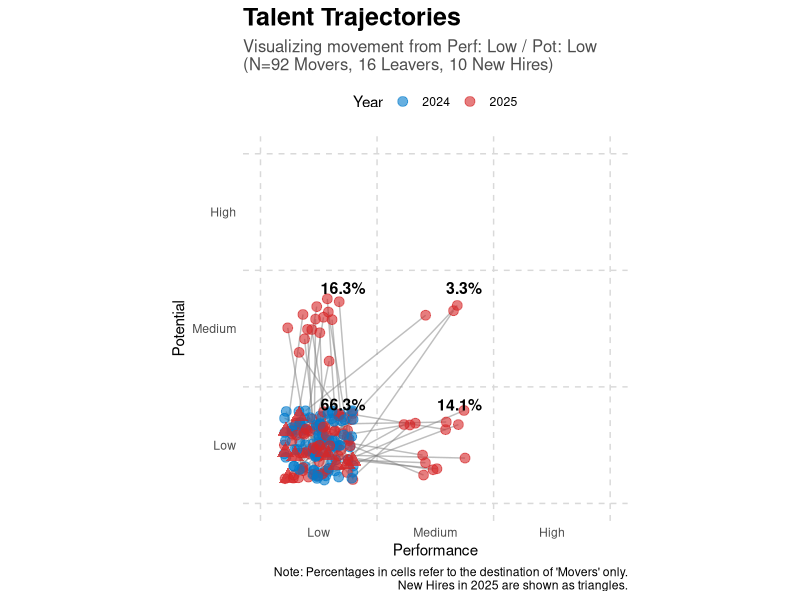

R code for this plot:
## ---- chunk 1

# --- 1. SETUP ---
# Load libraries
library(tidyverse)

# --- SET PARAMETERS FOR STARTING CELL ---
# Change these values (from 1 to 3) to filter for a different starting cell.
# 1 = Low, 2 = Medium, 3 = High
start_perf_filter <- 1
start_pot_filter <- 1


# --- 2. SAMPLE DATA GENERATION ---
# Set a seed for reproducibility of the random data
set.seed(42)

n_employees <- 1000 

# Helper function to generate scores
generate_scores <- function(n) {
  score1 <- sample(1:3, n, replace = TRUE)
  score2 <- sapply(score1, function(s) {
    change <- runif(1)
    if (change < 0.6) s # 60% chance to stay
    else if (change < 0.8) min(3, s + 1) # 20% chance to increase
    else max(1, s - 1) # 20% chance to decrease
  })
  list(score1 = score1, score2 = score2)
}

# Create the initial wide-format data frame
perf <- generate_scores(n_employees)
pot <- generate_scores(n_employees)

talent_data_wide <- data.frame(
  id = 1:n_employees, # Using numeric IDs instead of names
  year1_perf = perf$score1,
  year1_pot = pot$score1,
  year2_perf = perf$score2,
  year2_pot = pot$score2
)

# --- 3. DATA PROCESSING, SIMULATING LEAVERS & NEW HIRES ---

# Identify employees who started in the specified cell
source_employee_ids <- talent_data_wide %>%
  filter(year1_perf == start_perf_filter & year1_pot == start_pot_filter) %>%
  pull(id)

# Simulate leavers: randomly select 15% of source employees to have NA in year 2
leaver_ids <- sample(source_employee_ids, size = floor(0.15 * length(source_employee_ids)))
talent_data_wide <- talent_data_wide %>%
  mutate(
    year2_perf = ifelse(id %in% leaver_ids, NA, year2_perf),
    year2_pot = ifelse(id %in% leaver_ids, NA, year2_pot)
  )
n_leavers <- length(leaver_ids)

# Simulate new hires: add 10 new people assigned to the source cell in year 2
n_new_hires <- 10
new_hires_data <- tibble(
  id = (n_employees + 1):(n_employees + n_new_hires),
  year1_perf = NA,
  year1_pot = NA,
  year2_perf = start_perf_filter,
  year2_pot = start_pot_filter
)

# Combine original data with new hires
talent_data_wide <- bind_rows(talent_data_wide, new_hires_data)

# Filter for employees who started in the source cell and have data for both years ("Movers")
movers_data <- talent_data_wide %>%
  filter(id %in% source_employee_ids, !is.na(year2_perf))

# Calculate transition percentages for labels based only on "Movers"
total_movers <- nrow(movers_data)

label_data <- movers_data %>%
  group_by(year2_perf, year2_pot) %>%
  summarise(count = n(), .groups = 'drop') %>%
  mutate(
    percentage = count / total_movers * 100,
    label_text = sprintf("%.1f%%", percentage),
    x_pos = year2_perf - 0.1,
    y_pos = year2_pot - 0.1
  )

# Prepare data for plotting trajectories (only for "Movers")
jitter_amount <- 0.3
movers_long <- movers_data %>%
  pivot_longer(cols = -id, names_to = c("year", ".value"), names_pattern = "year(.)_(.*)") %>%
  mutate(
    perf_jitter = perf - 0.5 + runif(n(), -jitter_amount, jitter_amount),
    pot_jitter = pot - 0.5 + runif(n(), -jitter_amount, jitter_amount),
    year = factor(year, levels = c("1", "2"), labels = c("2024", "2025"))
  )

# Prepare data for plotting new hires in 2025
new_hires_long <- new_hires_data %>%
  pivot_longer(cols = -id, names_to = c("year", ".value"), names_pattern = "year(.)_(.*)") %>%
  filter(!is.na(perf)) %>%
  mutate(
    perf_jitter = perf - 0.5 + runif(n(), -jitter_amount, jitter_amount),
    pot_jitter = pot - 0.5 + runif(n(), -jitter_amount, jitter_amount),
    year = "2025"
  )

# --- 4. CHART GENERATION ---
axis_labels <- c("Low", "Medium", "High")
axis_breaks <- c(0.5, 1.5, 2.5)

ggplot() +
  geom_vline(xintercept = c(0, 1, 2, 3), color = "grey85", linetype = "dashed") +
  geom_hline(yintercept = c(0, 1, 2, 3), color = "grey85", linetype = "dashed") +
  
  # Add connector lines and points for "Movers"
  geom_line(data = movers_long, aes(x = perf_jitter, y = pot_jitter, group = id), color = "grey50", alpha = 0.5) +
  geom_point(data = movers_long, aes(x = perf_jitter, y = pot_jitter, color = year), size = 3, alpha = 0.6) +
  
  # Add points for "New Hires" in 2025 (using a different shape)
  geom_point(data = new_hires_long, aes(x = perf_jitter, y = pot_jitter), color = "#d62728", shape = 17, size = 4, alpha = 0.8) +
  
  # Add percentage labels
  geom_text(
    data = label_data, aes(x = x_pos, y = y_pos, label = label_text),
    fontface = "bold", color = "black", size = 4, hjust = 1, vjust = 1
  ) +
  
  scale_color_manual(values = c("2024" = "#007acc", "2025" = "#d62728")) +
  scale_x_continuous(name = "Performance", limits = c(0, 3), breaks = axis_breaks, labels = axis_labels) +
  scale_y_continuous(name = "Potential", limits = c(0, 3), breaks = axis_breaks, labels = axis_labels) +
  
  labs(
    title = "Talent Trajectories",
    subtitle = sprintf("Visualizing movement from Perf: %s / Pot: %s \n(N=%d Movers, %d Leavers, %d New Hires)", 
                       axis_labels[start_perf_filter], axis_labels[start_pot_filter],
                       total_movers, n_leavers, n_new_hires),
    caption = "Note: Percentages in cells refer to the destination of 'Movers' only.\nNew Hires in 2025 are shown as triangles.",
    color = "Year"
  ) +
  theme_minimal() +
  theme(
    plot.title = element_text(size = 18, face = "bold"),
    plot.subtitle = element_text(size = 12, color = "grey30"),
    legend.position = "top",
    panel.grid.major = element_blank(),
    panel.grid.minor = element_blank(),
    aspect.ratio = 1,
    plot.background = element_rect(fill="white", color = "white")
  )

